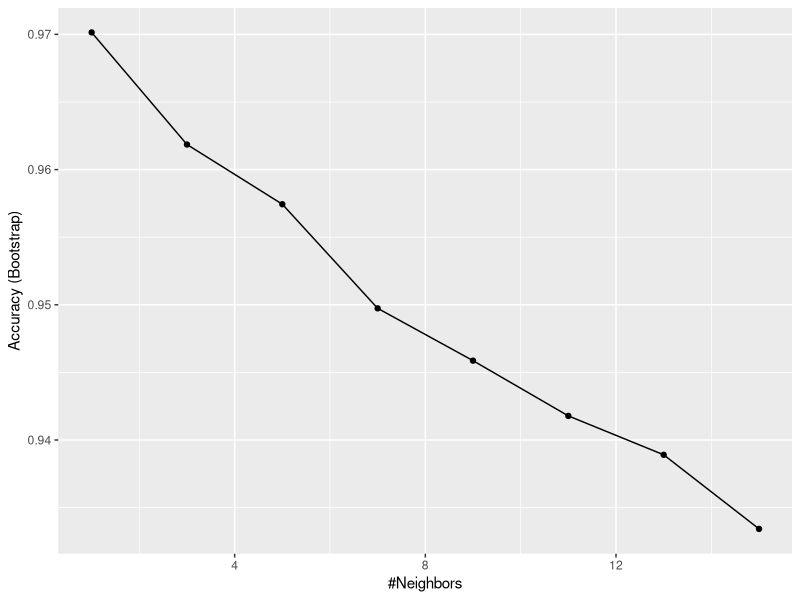
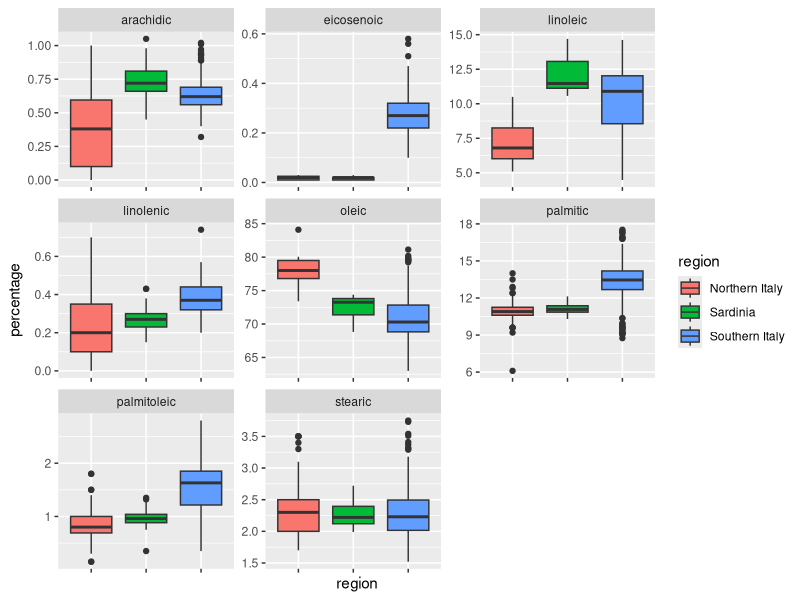
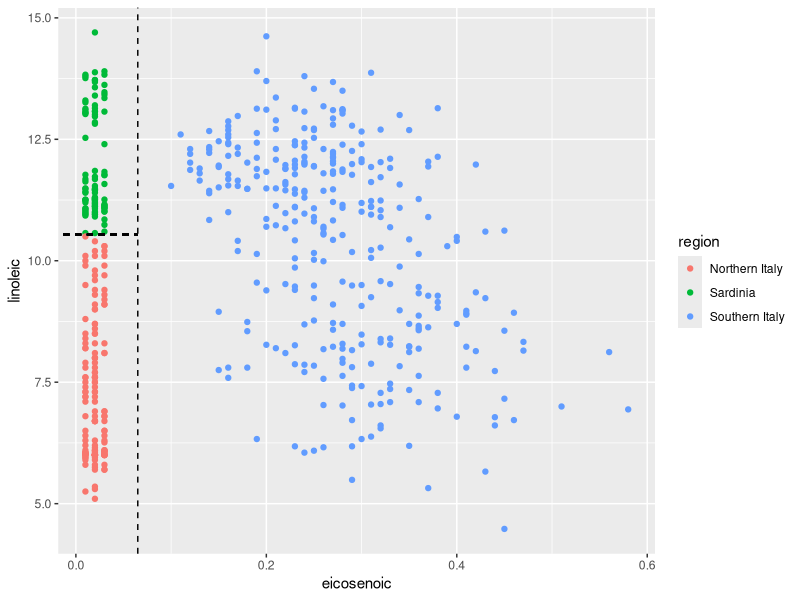
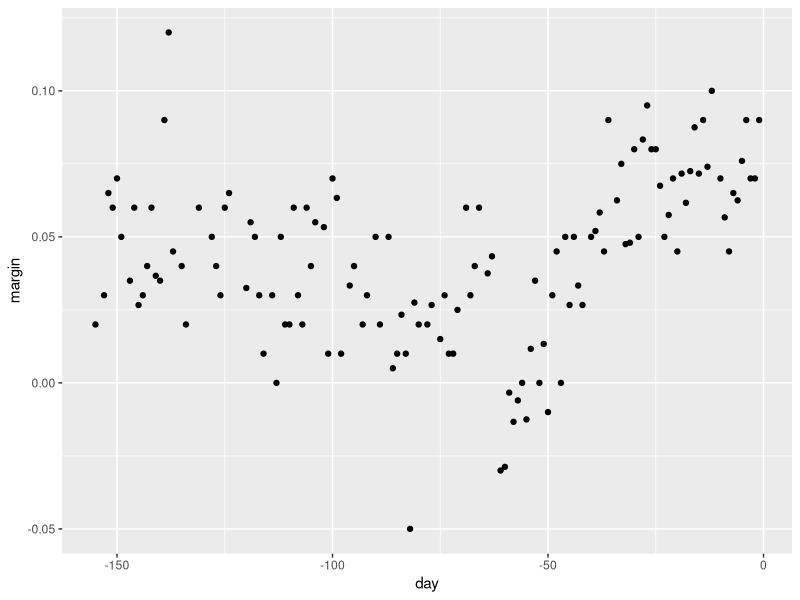
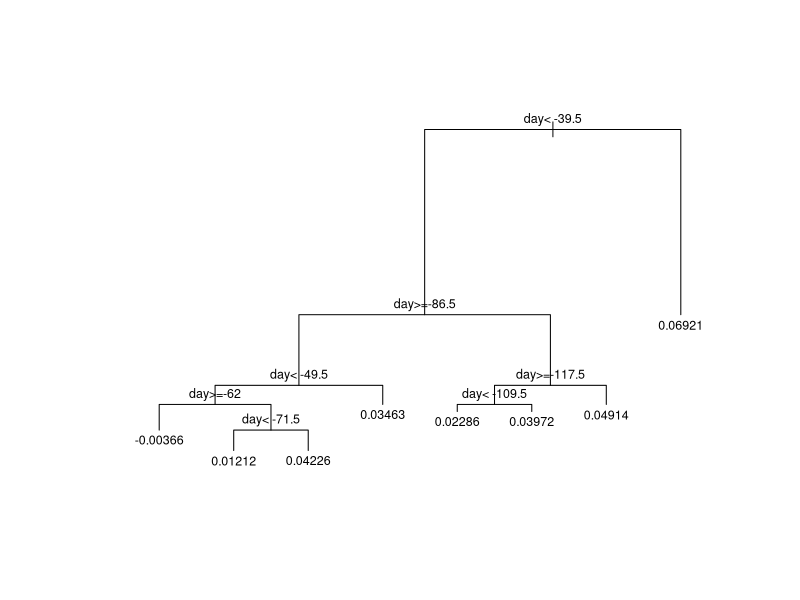
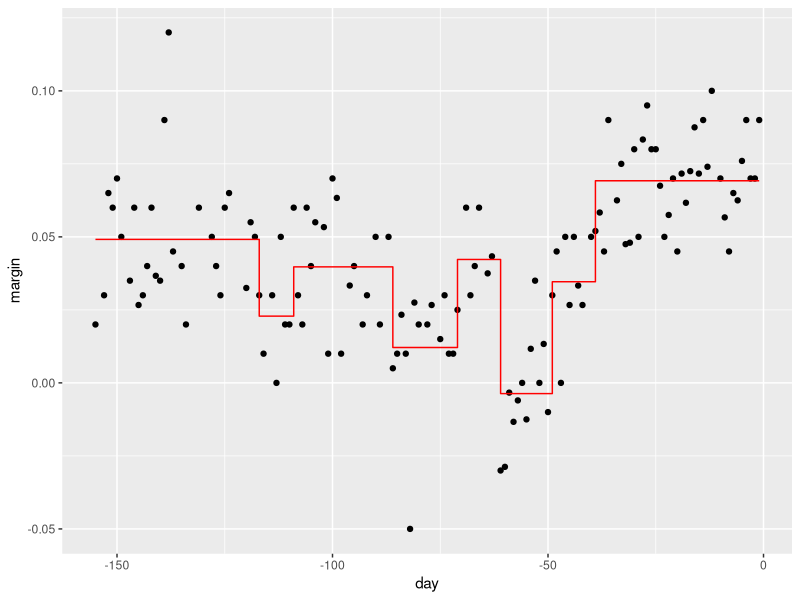
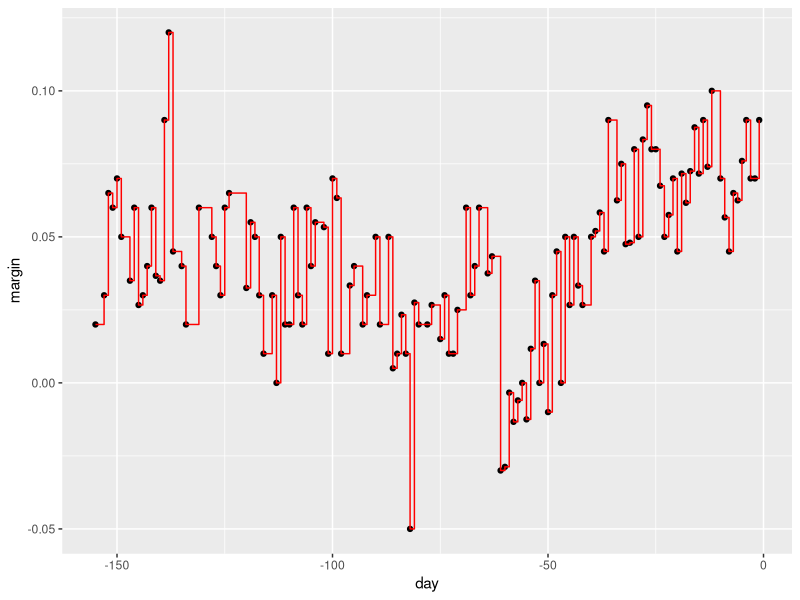
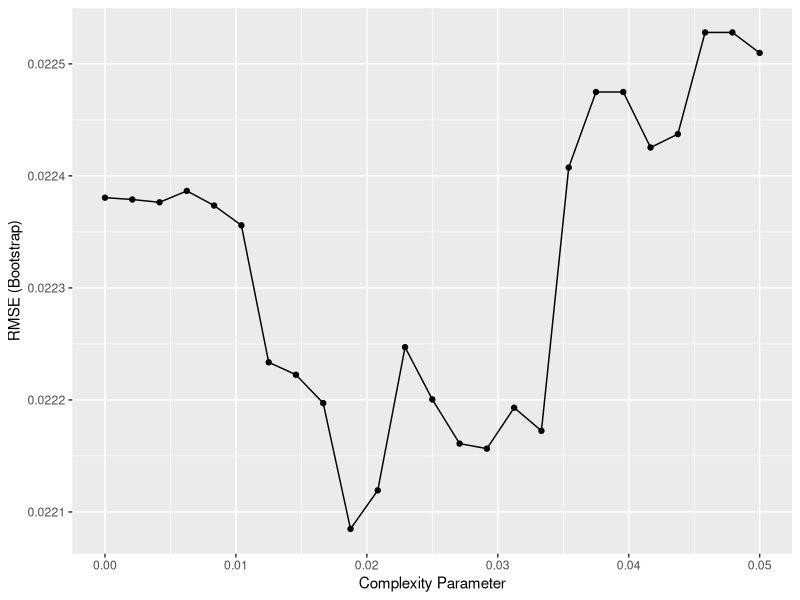

The R source for these figures, in order: (Note: this script raises an error after producing the figures.)
# 5-1-2 Classification and regression trees (CART)
#  Load data
library(tidyverse)
library(dslabs)
data("olive")
olive %>%
  as_tibble()
table(olive$region)
olive <- select(olive, -area)

# predict region using KNN
library(caret)
fit <- train(region ~., method = "knn", 
             tuneGrid=data.frame(k=seq(1,15,2)),
             data = olive)
ggplot(fit)

# plot distribution of each predictor stratified by region
olive %>%
  gather(fatty_acid, percentage, -region) %>%
  ggplot(aes(region, percentage, fill = region)) +
  geom_boxplot() +
  facet_wrap(~fatty_acid, scales = "free") +
  theme(axis.text.x = element_blank())

# plot values for eicosenoic and linoleic
p <- olive %>%
  ggplot(aes(eicosenoic, linoleic, color = region)) +
  geom_point()
p + geom_vline(xintercept = 0.065, lty =2) +
  geom_segment(x=-0.2, y=10.54, xend=0.065, yend=10.54, color="black", lty=2)

# load data for regression tree
data("polls_2008")
qplot(day, margin, data=polls_2008)

library(rpart)
fit <- rpart(margin ~., data = polls_2008)

# visualise the splits
plot(fit, margin=0.1)
text(fit, cex = 0.75)
polls_2008 %>%
  mutate(y_hat = predict(fit)) %>%
  ggplot() +
  geom_point(aes(day, margin)) +
  geom_step(aes(day, y_hat), col="red")

# change parameters
fit <- rpart(margin ~., data = polls_2008, 
             control = rpart.control(cp =0, minsplit =2))
polls_2008 %>%
  mutate(y_hat = predict(fit)) %>%
  ggplot() +
  geom_point(aes(day, margin)) +
  geom_step(aes(day, y_hat), col ="red")

# use cross validation to choose cp
library(caret)
train_rpart <- train(margin ~., method = "rpart", 
                     tuneGrid=data.frame(cp=seq(0,0.05, len=25)), 
                     data = polls_2008)
ggplot(train_rpart)

# access the final model and plot it
plot(train_rpart$finalModel, margin = 0.1)
text(train_rpart$finalModel, cex = 0.75)
polls_2008 %>%
  mutate(y_hat = predict(train_rpart)) %>%
  ggplot() +
  geom_point(aes(day, margin)) +
  geom_step(aes(day, y_hat), col = "red")

# prune the tree
pruned_fit <- prune(fit, cp = 0.01)
pruned_fit


# 5-1-3 Classification (Decision) Trees
# fit a classification tree and plot it
train_rpart <- train(y~.,
                     method = "rpart", 
                     tuneGrid = data.frame(cp=seq(0.0,0.1, len=25)),
                     data = mnist_27$train)
plot(train_rpart)

# compute accuracy
confusionMatrix(predict(train_rpart, mnist_27$test), 
                mnist_27$test$y)$overall["Accuracy"]

# 5-1-4 Random Forests
library(randomForest)
fit <- randomForest(margin~., data = polls_2008)
plot(fit)

polls_2008 %>%
  mutate(y_hat = predict(fit, newdata = polls_2008)) %>%
  ggplot() +
  geom_point(aes(day, margin)) +
  geom_line(aes(day, y_hat), col = "red")

train_rf <- randomForest(y~., data = mnist_27$train)
confusionMatrix(predict(train_rf, mnist_27$test), 
                mnist_27$test$y)$overall["Accuracy"]

# use cross validation to choose parameter
train_rf_2 <- train(y~.,
                    method = "Rborist", 
                    tuneGrid = data.frame(predFixed = 2,
                                          minNode=c(3,50)), 
                    data=mnist_27$train)
confusionMatrix(predict(train_rf_2, mnist_27$test), 
                mnist_27$test$y)$overall["Accuracy"]
